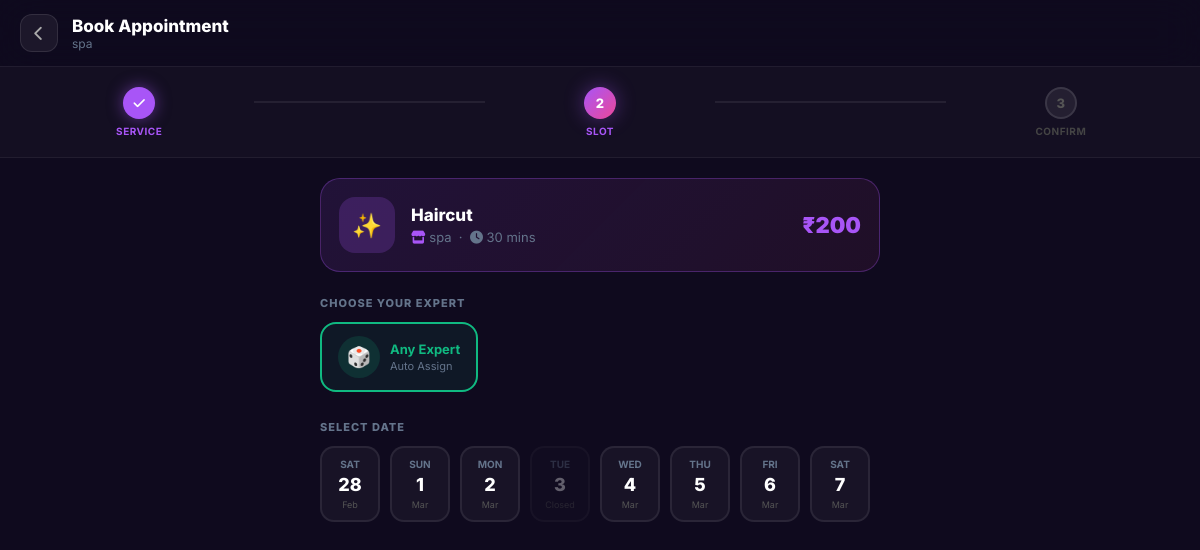
/booking/new/265 (signed in), run on the app's committed database.
### app.py (models this page shows)
class Salon(db.Model):
    id = db.Column(db.Integer, primary_key=True)
    name = db.Column(db.String(100), nullable=False)
    location = db.Column(db.String(200), nullable=False)
    rating = db.Column(db.Float, default=4.5)
    image_url = db.Column(db.String(300))
    logo_url = db.Column(db.String(300))
    map_url = db.Column(db.String(500))
    phone = db.Column(db.String(20))
    opening_time = db.Column(db.String(20))
    closing_time = db.Column(db.String(20))
    experience = db.Column(db.Integer)
    is_open = db.Column(db.Boolean, default=True)
    services = db.relationship('Service', backref='salon', lazy=True)
    workers = db.relationship('Worker', backref='salon', lazy=True)
    reviews = db.relationship('Review', backref='salon', lazy=True)
    owner_id = db.Column(db.Integer, db.ForeignKey('user.id'))

class Service(db.Model):
    id = db.Column(db.Integer, primary_key=True)
    name = db.Column(db.String(100), nullable=False)
    price = db.Column(db.Float, nullable=False)
    duration = db.Column(db.Integer, default=30) # in minutes
    category = db.Column(db.String(50)) # Hair, Makeup, Nails, etc.
    image_url = db.Column(db.String(500)) # Base64 or URL
    salon_id = db.Column(db.Integer, db.ForeignKey('salon.id'), nullable=False)

### app.py (the view)
@app.route("/booking/new/<int:service_id>")
@login_required
def start_booking(service_id):
    service = Service.query.get_or_404(service_id)
    workers = Worker.query.filter_by(salon_id=service.salon_id).all()
    return render_template("cart.html", service=service, workers=workers)

### app.py (called while the page is built)
@login_manager.user_loader
def load_user(user_id):
    return User.query.get(int(user_id))

### templates/cart.html (shortened to what this page needs)
<!DOCTYPE html>
<html lang="en">
<head>
  <link rel="stylesheet" href="https://cdnjs.cloudflare.com/ajax/libs/font-awesome/6.5.0/css/all.min.css">
</head>
<body>
  <nav class="top-nav">
    <a href="{{ url_for('salon_details', salon_id=service.salon_id) }}" class="back-btn">
      <i class="fas fa-chevron-left"></i>
    </a>
    <div>
      <div class="nav-title">Book Appointment</div>
      <div class="nav-sub">{{ service.salon.name }}</div>
    </div>
  </nav>
  <div class="progress-bar">
    <div class="step done">
      <div class="step-circle"><i class="fas fa-check"></i></div>
      <div class="step-label">Service</div>
    </div>
    <div class="step-line" id="line1"></div>
    <div class="step active" id="step2">
      <div class="step-circle">2</div>
      <div class="step-label">Slot</div>
    </div>
    <div class="step-line" id="line2"></div>
    <div class="step pending" id="step3">
      <div class="step-circle">3</div>
      <div class="step-label">Confirm</div>
    </div>
  </div>
  <div class="main">
    <div class="service-selected">
      <div class="service-icon">✨</div>
      <div>
        <div class="service-name">{{ service.name }}</div>
        <div class="service-sub">
          <i class="fas fa-store" style="color:#a855f7"></i> {{ service.salon.name }} &nbsp;·&nbsp;
          <i class="fas fa-clock"></i> {{ service.duration or 30 }} mins
        </div>
      </div>
      <div class="service-price">₹{{ service.price|int }}</div>
    </div>
    <div class="section-wrap">
      <div class="section-label">Choose Your Expert</div>
      <div class="workers-scroll">
        <div class="any-worker selected" id="any-chip" onclick="selectWorker(this, '')">
          <div class="any-icon">🎲</div>
          <div>
            <div class="wname" style="color:#10b981">Any Expert</div>
            <div class="wrole">Auto Assign</div>
          </div>
        </div>
      </div>
    </div>
    <div class="section-wrap">
      <div class="section-label">Select Date</div>
      <div class="date-row" id="dateRow"></div>
    </div>
  </div>
</body>
</html>

### templates/cart.html (style rules this page uses)
* { margin: 0; padding: 0; box-sizing: border-box }
body { font-family: 'Inter', sans-serif; background: #0f0a1e; color: #e2e8f0; min-height: 100vh }
.top-nav { background: rgba(15, 10, 30, 0.9); backdrop-filter: blur(20px); border-bottom: 1px solid rgba(255, 255, 255, 0.08); padding: 14px 20px; display: flex; align-items: center; gap: 14px; position: sticky; top: 0; z-index: 100; }
.back-btn { width: 38px; height: 38px; border-radius: 12px; background: rgba(255, 255, 255, 0.06); border: 1px solid rgba(255, 255, 255, 0.1); display: flex; align-items: center; justify-content: center; color: #aaa; text-decoration: none; font-size: 15px; transition: 0.2s; }
.nav-title { font-size: 17px; font-weight: 800; color: #fff }
.nav-sub { font-size: 12px; color: #64748b }
.progress-bar { display: flex; align-items: center; padding: 20px 24px; background: rgba(255, 255, 255, 0.02); border-bottom: 1px solid rgba(255, 255, 255, 0.06); }
.step { display: flex; flex-direction: column; align-items: center; flex: 1; position: relative }
.step-circle { width: 32px; height: 32px; border-radius: 50%; display: flex; align-items: center; justify-content: center; font-weight: 800; font-size: 13px; margin-bottom: 6px; transition: 0.3s; }
.step.done .step-circle { background: #a855f7; color: #fff; box-shadow: 0 0 16px rgba(168, 85, 247, 0.5) }
.step.active .step-circle { background: linear-gradient(135deg, #a855f7, #ec4899); color: #fff; box-shadow: 0 0 20px rgba(168, 85, 247, 0.4) }
.step.pending .step-circle { background: rgba(255, 255, 255, 0.07); color: #555; border: 2px solid rgba(255, 255, 255, 0.1) }
.step-label { font-size: 10px; font-weight: 700; text-transform: uppercase; letter-spacing: 0.5px }
.step.done .step-label, .step.active .step-label { color: #a855f7 }
.step.pending .step-label { color: #444 }
.step-line { flex: 1; height: 2px; background: rgba(255, 255, 255, 0.07); margin-bottom: 20px; transition: 0.3s }
.main { padding: 20px; max-width: 600px; margin: 0 auto; }
.service-selected { background: linear-gradient(135deg, rgba(168, 85, 247, 0.12), rgba(236, 72, 153, 0.08)); border: 1px solid rgba(168, 85, 247, 0.3); border-radius: 20px; padding: 18px; display: flex; align-items: center; gap: 16px; margin-bottom: 24px; }
.service-icon { width: 56px; height: 56px; border-radius: 16px; background: rgba(168, 85, 247, 0.2); display: flex; align-items: center; justify-content: center; font-size: 24px; flex-shrink: 0; }
.service-name { font-size: 17px; font-weight: 800; color: #fff; margin-bottom: 4px }
.service-sub { font-size: 13px; color: #64748b }
.service-price { font-size: 22px; font-weight: 900; color: #a855f7; margin-left: auto; white-space: nowrap }
.section-label { font-size: 11px; font-weight: 800; color: #64748b; text-transform: uppercase; letter-spacing: 1px; margin: 0 0 12px; }
.section-wrap { margin-bottom: 24px }
.workers-scroll { display: flex; gap: 12px; overflow-x: auto; padding-bottom: 4px; scrollbar-width: none }
.wname { font-size: 13px; font-weight: 700; color: #fff }
.wrole { font-size: 11px; color: #64748b; margin-top: 2px }
.any-worker { flex-shrink: 0; background: rgba(255, 255, 255, 0.04); border: 2px solid rgba(255, 255, 255, 0.08); border-radius: 16px; padding: 12px 16px; display: flex; align-items: center; gap: 10px; cursor: pointer; transition: all 0.2s; min-width: 140px; }
.any-worker.selected { border-color: #10b981; background: rgba(16, 185, 129, 0.08) }
.any-icon { width: 42px; height: 42px; border-radius: 50%; background: rgba(16, 185, 129, 0.15); display: flex; align-items: center; justify-content: center; font-size: 20px }
.date-row { display: flex; gap: 10px; overflow-x: auto; padding-bottom: 4px; scrollbar-width: none }

### data on the page
Salon: salon.name "spa"
Service: name "Haircut", duration "30", price "200"
